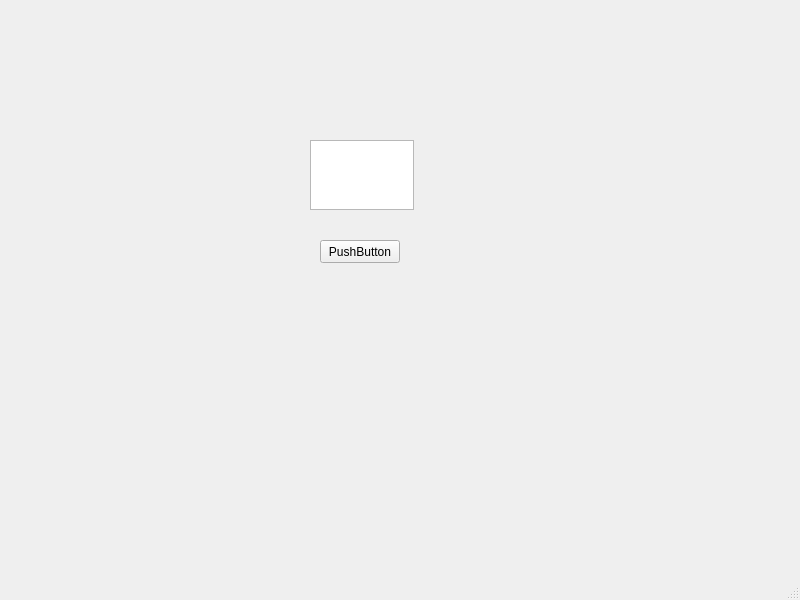
<?xml version="1.0" encoding="UTF-8"?>
<ui version="4.0">
 <class>MainWindow</class>
 <widget class="QMainWindow" name="MainWindow">
  <property name="geometry">
   <rect>
    <x>0</x>
    <y>0</y>
    <width>800</width>
    <height>600</height>
   </rect>
  </property>
  <property name="windowTitle">
   <string>MainWindow</string>
  </property>
  <widget class="QWidget" name="centralwidget">
   <widget class="QTextEdit" name="textEdit">
    <property name="geometry">
     <rect>
      <x>310</x>
      <y>140</y>
      <width>104</width>
      <height>70</height>
     </rect>
    </property>
   </widget>
   <widget class="QPushButton" name="textButton">
    <property name="geometry">
     <rect>
      <x>320</x>
      <y>240</y>
      <width>80</width>
      <height>23</height>
     </rect>
    </property>
    <property name="text">
     <string>PushButton</string>
    </property>
   </widget>
  </widget>
  <widget class="QMenuBar" name="menubar">
   <property name="geometry">
    <rect>
     <x>0</x>
     <y>0</y>
     <width>800</width>
     <height>20</height>
    </rect>
   </property>
  </widget>
  <widget class="QStatusBar" name="statusbar"/>
 </widget>
 <resources/>
 <connections/>
</ui>
